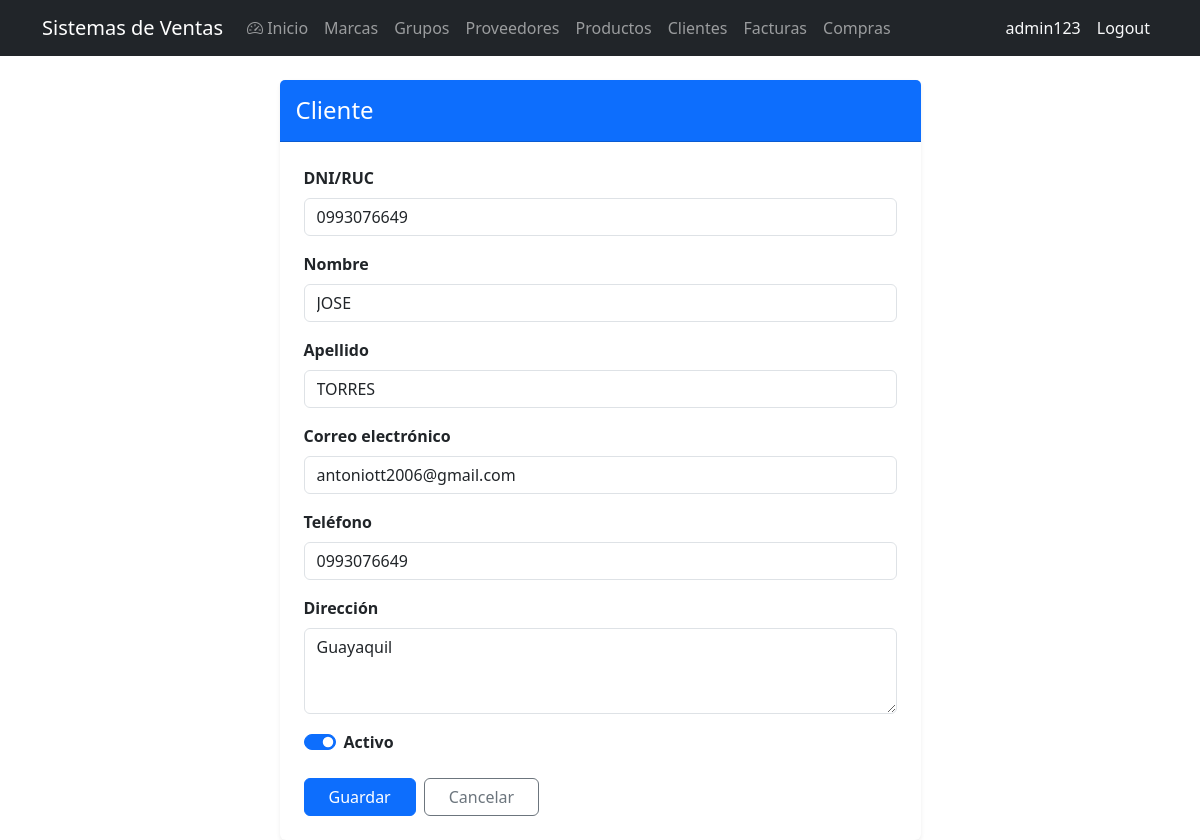
Screenshot of /customers/2/edit/ (signed in) with the database file from the repository.
### billing/models.py (models this page shows, shortened)
class Customer(models.Model):
    dni = models.CharField(
        max_length=13,
        unique=True,
        verbose_name='DNI/RUC',
        validators=[validate_cedula_ec]
    )
    first_name = models.CharField(max_length=100, verbose_name='Nombre')
    last_name = models.CharField(max_length=100, verbose_name='Apellido')
    email = models.EmailField(blank=True, null=True, verbose_name='Correo electrónico')
    phone = models.CharField(max_length=20, blank=True, null=True, verbose_name='Teléfono')
    address = models.TextField(blank=True, null=True, verbose_name='Dirección')
    is_active = models.BooleanField(default=True, verbose_name='Activo')
    created_at = models.DateTimeField(auto_now_add=True)
    updated_at = models.DateTimeField(auto_now=True)
    class Meta:
        verbose_name = 'Cliente'
        verbose_name_plural = 'Clientes'
        ordering = ['last_name', 'first_name']

### billing/views.py (the view)
# urls.py: path('customers/<int:pk>/edit/', views.CustomerUpdateView.as_view(), name='customer_update'),
class CustomerUpdateView(LoginRequiredMixin, UpdateView):
    model = Customer; form_class = CustomerForm
    template_name = 'billing/customer_form.html'
    success_url = reverse_lazy('billing:customer_list')

### billing/forms.py
class CustomerForm(forms.ModelForm):
    class Meta:
        model = Customer
        fields = ['dni', 'first_name', 'last_name', 'email', 'phone', 'address', 'is_active']
        widgets = {
            'dni': forms.TextInput(attrs={'class': 'form-control'}),
            'first_name': forms.TextInput(attrs={'class': 'form-control'}),
            'last_name': forms.TextInput(attrs={'class': 'form-control'}),
            'email': forms.EmailInput(attrs={'class': 'form-control'}),
            'phone': forms.TextInput(attrs={'class': 'form-control'}),
            'address': forms.Textarea(attrs={'class': 'form-control', 'rows': 3}),
            'is_active': forms.CheckboxInput(attrs={'class': 'form-check-input'}),
        }

### billing/templates/billing/customer_form.html (shortened to what this page needs)
{% extends 'billing/base.html' %}
{% load widget_tweaks %}
{% block content %}
<div class="row justify-content-center">
  <div class="col-lg-7 col-md-9">
    <div class="card shadow-sm border-0">
      <div class="card-header bg-primary text-white py-3">
        <h4 class="mb-0">Cliente</h4>
      </div>
      <div class="card-body p-4">
        <form method="post" novalidate>
          {% for field in form %}
            {% if field.field.widget.input_type == 'checkbox' %}
              <div class="form-check form-switch mb-3">
                {% render_field field class="form-check-input" %}
                <label class="form-check-label fw-semibold" for="{{ field.id_for_label }}">{{ field.label }}</label>
              </div>
            {% else %}
              <div class="mb-3">
                <label class="form-label fw-semibold" for="{{ field.id_for_label }}">{{ field.label }}</label>
                {% render_field field class="form-control" %}
              </div>
            {% endif %}
          {% endfor %}
          <div class="d-flex gap-2 mt-4">
            <button type="submit" class="btn btn-primary px-4">Guardar</button>
            <a href="{% url 'billing:customer_list' %}" class="btn btn-outline-secondary px-4">Cancelar</a>
          </div>
        </form>
      </div>
    </div>
  </div>
</div>
{% endblock %}

### billing/templates/billing/base.html (shortened to what this page needs)
<!DOCTYPE html>
<html lang="es">
<head>
  <link href="https://cdn.jsdelivr.net/npm/bootstrap@5.3.0/dist/css/bootstrap.min.css" rel="stylesheet">
  <link href="https://cdn.jsdelivr.net/npm/bootstrap-icons@1.11.3/font/bootstrap-icons.css" rel="stylesheet">
</head>
<body>
<nav class="navbar navbar-expand-lg navbar-dark bg-dark">
  <div class="container">
    <a class="navbar-brand" href="{% url 'billing:home' %}">Sistemas de Ventas</a>
    <div class="collapse navbar-collapse" id="nav">
      <ul class="navbar-nav me-auto">
        {% if user.is_authenticated %}
        <li class="nav-item"><a class="nav-link" href="{% url 'billing:home' %}"><i class="bi bi-speedometer2"></i> Inicio</a></li>
        <li class="nav-item"><a class="nav-link" href="{% url 'billing:brand_list' %}">Marcas</a></li>
        <li class="nav-item"><a class="nav-link" href="{% url 'billing:productgroup_list' %}">Grupos</a></li>
        <li class="nav-item"><a class="nav-link" href="{% url 'billing:supplier_list' %}">Proveedores</a></li>
        <li class="nav-item"><a class="nav-link" href="{% url 'billing:product_list' %}">Productos</a></li>
        <li class="nav-item"><a class="nav-link" href="{% url 'billing:customer_list' %}">Clientes</a></li>
        <li class="nav-item"><a class="nav-link" href="{% url 'billing:invoice_list' %}">Facturas</a></li>
        <li class="nav-item"><a class="nav-link" href="{% url 'purchasing:purchase_list' %}">Compras</a></li>
        {% endif %}
      </ul>
      <ul class="navbar-nav">
        {% if user.is_authenticated %}
        <li class="nav-item"><span class="nav-link text-light">{{ user.username }}</span></li>
        <li class="nav-item">
          <form method="post" action="{% url 'logout' %}" class="d-inline">
            <button type="submit" class="nav-link btn btn-link text-light" style="text-decoration:none;">Logout</button>
          </form>
        </li>
        {% else %}
        <li class="nav-item"><a class="nav-link" href="{% url 'login' %}">Login</a></li>
        <li class="nav-item"><a class="nav-link" href="{% url 'billing:signup' %}">Registarse</a></li>
        {% endif %}
      </ul>
    </div>
  </div>
</nav>
<div class="container mt-4">
  {% block content %}
  {% endblock %}
</div>
</body>
</html>

### rows the page displays
Customer: dni "0993076649" "JOSE" "TORRES" "antoniott2006@gmail.com" "0993076649" "Guayaquil", is_active "☑"

### other values shown
{{ user.username }} "admin123"
{{ field.label }} "DNI/RUC" "Nombre" "Apellido" "Correo electrónico" "Teléfono" "Dirección"
{{ field.label }} "Activo"
